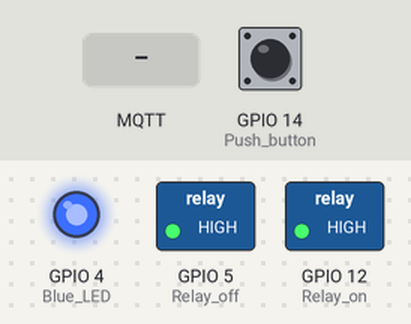
This sketch was run on a simulated ESP8266 (NodeMCU). On the bench: switched loads named in the sketch (green lamp = pin HIGH), output pins drawn as LEDs (lit = HIGH). The inputs (shaded band) are chosen by the test bench; at power-on: GPIO 14 (Push_button) HIGH. WiFi joins after 1.5 s; servers stay silent unless stated; no MQTT or app messages arrive unless stated; what the sketch prints to the serial monitor is not drawn.

Above: at 3.2 s.
3.3 s: GPIO 14 (Push_button) pulled LOW for 0.15 s
At 4.4 s:
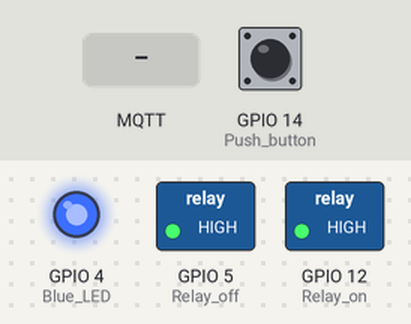
4.9 s: MQTT message "0" arrives on the first subscribed topic
At 5.8 s:
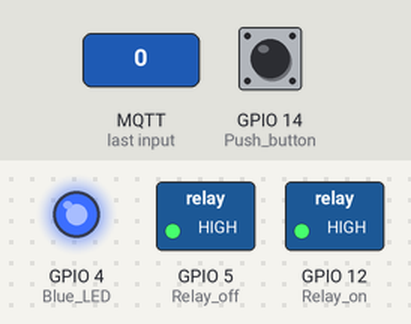
Timing chart, 0 to 7.9 s (numbered marks = the images above; inputs shaded):
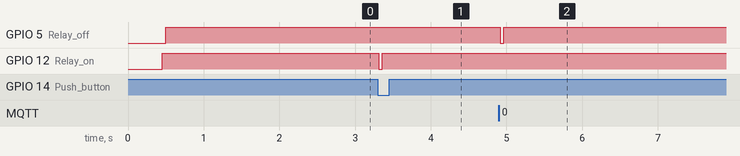

Measured:
- after the input at 3.3 s, GPIO 12 (Relay_on): HIGH → LOW at once, → HIGH 0.05 s later
- after the input at 4.9 s, GPIO 5 (Relay_off): HIGH → LOW at once, → HIGH 0.05 s later

The sketch:

OBISocket.ino
```cpp
#include <ESP8266WiFi.h>
#include <WiFiClient.h>
#include <PubSubClient.h>

extern "C" {
#include "user_interface.h"
}

// Do we have power measurement with an ACS712 (5A)
//#define ENABLE_POWER_MEASUREMENT 1

// WiFi Settings

const char* ssid = "YourSSID";
const char* password = "YourPassword";

WiFiClient espClient;

// MQTT Settings

const char* mqtt_server = "YourBroker";
PubSubClient client(espClient);

// Switching
bool relay_status = false;
bool inp_status = 1;

const char* mqtt_command_topic = "obisocket/0/command";
const char* mqtt_status_topic = "obisocket/0/status";

// Power measurement
#ifdef ENABLE_POWER_MEASUREMENT
#define SUM_MAX 600
#define ADC_MAX 1024

int count = 0;
int adc_avr = 0;
uint16_t vals[ADC_MAX+1];
unsigned long time_m;
unsigned long time_mn;
float Ieff;
float P;
float W;

const char* mqtt_power_topic = "obisocket/0/power";
const char* mqtt_energy_topic = "obisocket/0/energy";
#endif

void setRelay(bool new_status){
  relay_status = new_status;

  if (relay_status){
    digitalWrite(12, 0);
    delay(50);
    digitalWrite(12, 1);
  } else {
    digitalWrite(5, 0);
    delay(50);
    digitalWrite(5, 1);
  }

  client.publish(mqtt_status_topic, relay_status?"1":"0", true);

  //Serial.print("relay ");
  //Serial.println(relay_status?"on":"off");
}

void mqttCallback(char* topic, byte* payload, unsigned int length) {
  if (length == 0) return;

  setRelay((char)payload[0] == '1');
}

void mqttReconnect() {
  String clientID = "OBISocket_";
  clientID += WiFi.macAddress();

  Serial.print("Connect to MQTT-Broker");
  if (client.connect(clientID.c_str())) {
    Serial.print("connected as clientID:");
    Serial.println(clientID);

    client.subscribe(mqtt_command_topic);
    client.publish(mqtt_status_topic, relay_status?"1":"0", true);

  } else {
    Serial.print("failed: ");
    Serial.println(client.state());
  }
}

#ifdef ENABLE_POWER_MEASUREMENT
void do_measurements(int n) {
  uint16_t last_adc_read;

  for (;n > 0; n--) {
    count++;
    if (count >= SUM_MAX) {
      float U, Ueff;
      float Sum_U_Square= 0.0;

      count = 0;
      adc_avr = adc_avr/SUM_MAX;

      for (int i = 0; i < ADC_MAX+1; i++) {
        if (vals[i] != 0) {
          // filter out noise around zero
          if (abs(i-adc_avr) > 2) {
            U = ((float)(i - adc_avr))/1024 *5000;
            Sum_U_Square += U*U*vals[i];
          }
          vals[i] = 0;
        }
      }
      Ueff = sqrt(Sum_U_Square/SUM_MAX);
      Ieff = Ueff/185.0;
      P = Ieff*230;
      time_mn = millis();
      W += P * (time_mn - time_m)/3600000.0;
      time_m = time_mn;

/*
       Serial.print(String(adc_avr)+"  ");
      Serial.print(String(Ueff)+"mV  ");
      Serial.print(String(Ieff)+"A  ");
      Serial.print(String(P)+"W ");
      Serial.println(String(W)+"Wh");
*/

      client.publish(mqtt_power_topic, String(P).c_str(), true);
      client.publish(mqtt_energy_topic, String(W).c_str(), true);

      adc_avr = 0;
    }

    last_adc_read = analogRead(A0);
    if (last_adc_read > ADC_MAX) {
      Serial.println("ADC error");
      continue;
    }
    vals[last_adc_read]++;
    adc_avr += last_adc_read;
    delay(2);
  }
}
#endif

void setup(void){
  Serial.begin(115200);
  delay(200);

  // Setting the I/O pin modes

  pinMode(14, INPUT); // Push button
  pinMode(4, OUTPUT); // Blue LED
  pinMode(5, OUTPUT); // Relay off
  pinMode(12, OUTPUT); // Relay on

  delay(200);
  setRelay(true);
  setRelay(false);

  // Connecting to a WiFi network

  Serial.println();
  Serial.println("Connecting to WiFi");

  WiFi.mode(WIFI_OFF);
  WiFi.mode(WIFI_STA);
#ifdef ENABLE_POWER_MEASUREMENT
  wifi_set_sleep_type(NONE_SLEEP_T);
#endif
  WiFi.begin(ssid, password);

  while (WiFi.status() != WL_CONNECTED) {
    delay(100);
    Serial.print(".");
  }

  Serial.println();
  Serial.print("WiFi connected with ip ");
  Serial.println(WiFi.localIP());
  digitalWrite(4, 1);

  client.setServer(mqtt_server, 1883);
  client.setCallback(mqttCallback);

#ifdef ENABLE_POWER_MEASUREMENT
  time_m = millis();
#endif
}

void loop(void){
  bool inp = digitalRead(14);
  if (inp == 0 and inp != inp_status) {
    setRelay(!relay_status);
  }
  inp_status = inp;

  if (!client.connected()) {
    mqttReconnect();
  }
  client.loop();

#ifdef ENABLE_POWER_MEASUREMENT
  do_measurements(50);
#else
  delay(50);
#endif
}
```
